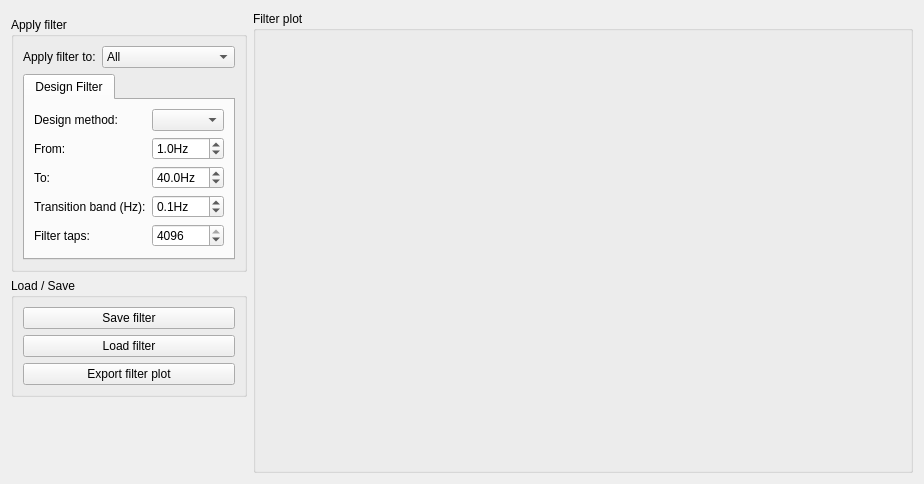
<?xml version="1.0" encoding="UTF-8"?>
<ui version="4.0">
 <class>FilterDesignViewWidget</class>
 <widget class="QWidget" name="FilterDesignViewWidget">
  <property name="windowModality">
   <enum>Qt::NonModal</enum>
  </property>
  <property name="geometry">
   <rect>
    <x>0</x>
    <y>0</y>
    <width>924</width>
    <height>484</height>
   </rect>
  </property>
  <property name="windowTitle">
   <string>Filter design</string>
  </property>
  <layout class="QHBoxLayout" name="horizontalLayout_2">
   <item>
    <layout class="QGridLayout" name="gridLayout_4">
     <property name="topMargin">
      <number>0</number>
     </property>
     <item row="1" column="0">
      <widget class="QGroupBox" name="m_groupBox_filterSettings_2">
       <property name="sizePolicy">
        <sizepolicy hsizetype="Preferred" vsizetype="Preferred">
         <horstretch>0</horstretch>
         <verstretch>0</verstretch>
        </sizepolicy>
       </property>
       <property name="minimumSize">
        <size>
         <width>0</width>
         <height>0</height>
        </size>
       </property>
       <property name="title">
        <string>Apply filter</string>
       </property>
       <layout class="QFormLayout" name="formLayout">
        <item row="0" column="0">
         <widget class="QLabel" name="m_label_applyFilterTo">
          <property name="text">
           <string>Apply filter to:</string>
          </property>
         </widget>
        </item>
        <item row="0" column="1">
         <widget class="QComboBox" name="m_comboBox_filterApplyTo">
          <item>
           <property name="text">
            <string>All</string>
           </property>
          </item>
          <item>
           <property name="text">
            <string>MEG</string>
           </property>
          </item>
          <item>
           <property name="text">
            <string>EEG</string>
           </property>
          </item>
          <item>
           <property name="text">
            <string>ECG</string>
           </property>
          </item>
          <item>
           <property name="text">
            <string>EOG</string>
           </property>
          </item>
          <item>
           <property name="text">
            <string>EMG</string>
           </property>
          </item>
         </widget>
        </item>
        <item row="1" column="0" colspan="2">
         <widget class="QTabWidget" name="m_tabWidget_mode">
          <property name="sizePolicy">
           <sizepolicy hsizetype="Preferred" vsizetype="Preferred">
            <horstretch>0</horstretch>
            <verstretch>0</verstretch>
           </sizepolicy>
          </property>
          <property name="maximumSize">
           <size>
            <width>16777215</width>
            <height>16777215</height>
           </size>
          </property>
          <property name="currentIndex">
           <number>0</number>
          </property>
          <widget class="QWidget" name="Design">
           <attribute name="title">
            <string>Design Filter</string>
           </attribute>
           <layout class="QHBoxLayout" name="horizontalLayout_4">
            <item>
             <layout class="QGridLayout" name="m_layout_designFilter">
              <item row="3" column="0">
               <widget class="QLabel" name="m_label_transitionBand">
                <property name="text">
                 <string>Transition band (Hz):</string>
                </property>
               </widget>
              </item>
              <item row="1" column="0">
               <widget class="QLabel" name="m_label_lowpass">
                <property name="text">
                 <string>From:</string>
                </property>
               </widget>
              </item>
              <item row="0" column="0">
               <widget class="QLabel" name="m_label_designMethod">
                <property name="text">
                 <string>Design method:</string>
                </property>
               </widget>
              </item>
              <item row="4" column="1">
               <widget class="QSpinBox" name="m_spinBox_filterTaps">
                <property name="minimum">
                 <number>16</number>
                </property>
                <property name="maximum">
                 <number>4096</number>
                </property>
                <property name="singleStep">
                 <number>2</number>
                </property>
                <property name="value">
                 <number>4096</number>
                </property>
               </widget>
              </item>
              <item row="2" column="1">
               <widget class="QDoubleSpinBox" name="m_doubleSpinBox_to">
                <property name="suffix">
                 <string>Hz</string>
                </property>
                <property name="decimals">
                 <number>1</number>
                </property>
                <property name="maximum">
                 <double>999.000000000000000</double>
                </property>
                <property name="singleStep">
                 <double>0.100000000000000</double>
                </property>
                <property name="value">
                 <double>40.000000000000000</double>
                </property>
               </widget>
              </item>
              <item row="4" column="0">
               <widget class="QLabel" name="m_label_filterTaps">
                <property name="text">
                 <string>Filter taps:</string>
                </property>
               </widget>
              </item>
              <item row="2" column="0">
               <widget class="QLabel" name="m_label_highpass">
                <property name="text">
                 <string>To:</string>
                </property>
               </widget>
              </item>
              <item row="0" column="1">
               <widget class="QComboBox" name="m_comboBox_designMethod"/>
              </item>
              <item row="1" column="1">
               <widget class="QDoubleSpinBox" name="m_doubleSpinBox_from">
                <property name="suffix">
                 <string>Hz</string>
                </property>
                <property name="decimals">
                 <number>1</number>
                </property>
                <property name="maximum">
                 <double>999.000000000000000</double>
                </property>
                <property name="singleStep">
                 <double>0.100000000000000</double>
                </property>
                <property name="value">
                 <double>1.000000000000000</double>
                </property>
               </widget>
              </item>
              <item row="3" column="1">
               <widget class="QDoubleSpinBox" name="m_doubleSpinBox_transitionband">
                <property name="suffix">
                 <string>Hz</string>
                </property>
                <property name="decimals">
                 <number>1</number>
                </property>
                <property name="maximum">
                 <double>999.000000000000000</double>
                </property>
                <property name="singleStep">
                 <double>0.100000000000000</double>
                </property>
                <property name="value">
                 <double>0.100000000000000</double>
                </property>
               </widget>
              </item>
             </layout>
            </item>
           </layout>
          </widget>
         </widget>
        </item>
       </layout>
      </widget>
     </item>
     <item row="4" column="0">
      <spacer name="verticalSpacer">
       <property name="orientation">
        <enum>Qt::Vertical</enum>
       </property>
       <property name="sizeHint" stdset="0">
        <size>
         <width>20</width>
         <height>40</height>
        </size>
       </property>
      </spacer>
     </item>
     <item row="0" column="1" rowspan="5">
      <widget class="QGroupBox" name="m_groupBox_filterPlot">
       <property name="sizePolicy">
        <sizepolicy hsizetype="Expanding" vsizetype="Expanding">
         <horstretch>0</horstretch>
         <verstretch>0</verstretch>
        </sizepolicy>
       </property>
       <property name="minimumSize">
        <size>
         <width>0</width>
         <height>0</height>
        </size>
       </property>
       <property name="maximumSize">
        <size>
         <width>16777215</width>
         <height>16777215</height>
        </size>
       </property>
       <property name="title">
        <string>Filter plot</string>
       </property>
       <layout class="QHBoxLayout" name="horizontalLayout">
        <item>
         <widget class="mne::disp::FilterPlot" name="m_filterPlot">
          <property name="sizePolicy">
           <sizepolicy hsizetype="Expanding" vsizetype="Expanding">
            <horstretch>0</horstretch>
            <verstretch>0</verstretch>
           </sizepolicy>
          </property>
          <property name="minimumSize">
           <size>
            <width>450</width>
            <height>0</height>
           </size>
          </property>
         </widget>
        </item>
       </layout>
      </widget>
     </item>
     <item row="2" column="0" rowspan="2">
      <widget class="QGroupBox" name="groupBox">
       <property name="title">
        <string>Load / Save</string>
       </property>
       <layout class="QVBoxLayout" name="verticalLayout">
        <item>
         <widget class="QPushButton" name="m_pushButton_exportFilter">
          <property name="text">
           <string>Save filter</string>
          </property>
         </widget>
        </item>
        <item>
         <widget class="QPushButton" name="m_pushButton_loadFilter">
          <property name="text">
           <string>Load filter</string>
          </property>
         </widget>
        </item>
        <item>
         <widget class="QPushButton" name="m_pushButton_exportPlot">
          <property name="text">
           <string>Export filter plot</string>
          </property>
         </widget>
        </item>
       </layout>
      </widget>
     </item>
    </layout>
   </item>
  </layout>
 </widget>
 <tabstops>
  <tabstop>m_comboBox_filterApplyTo</tabstop>
  <tabstop>m_tabWidget_mode</tabstop>
  <tabstop>m_pushButton_exportFilter</tabstop>
  <tabstop>m_pushButton_loadFilter</tabstop>
  <tabstop>m_pushButton_exportPlot</tabstop>
 </tabstops>
 <customwidgets>
  <customwidget>
   <class>mne::disp::FilterPlot</class>
   <extends>QWidget</extends>
   <header>mne/disp_widgets/plots/filterplot.h</header>
  </customwidget>
 </customwidgets>
 <resources/>
 <connections/>
</ui>
